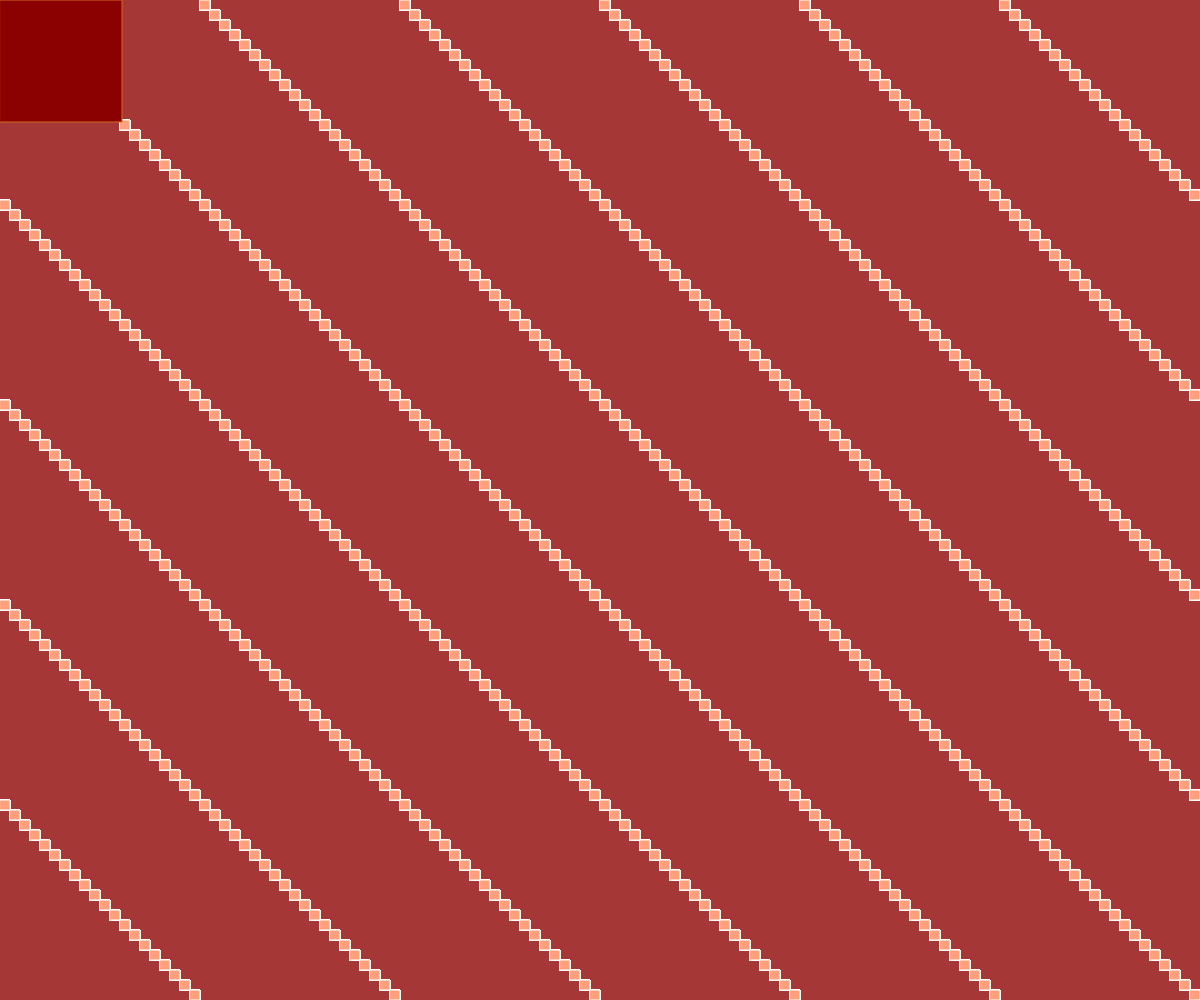
Frame 1 (no input)
Frame 60 (no input): identical to frame 1, image omitted
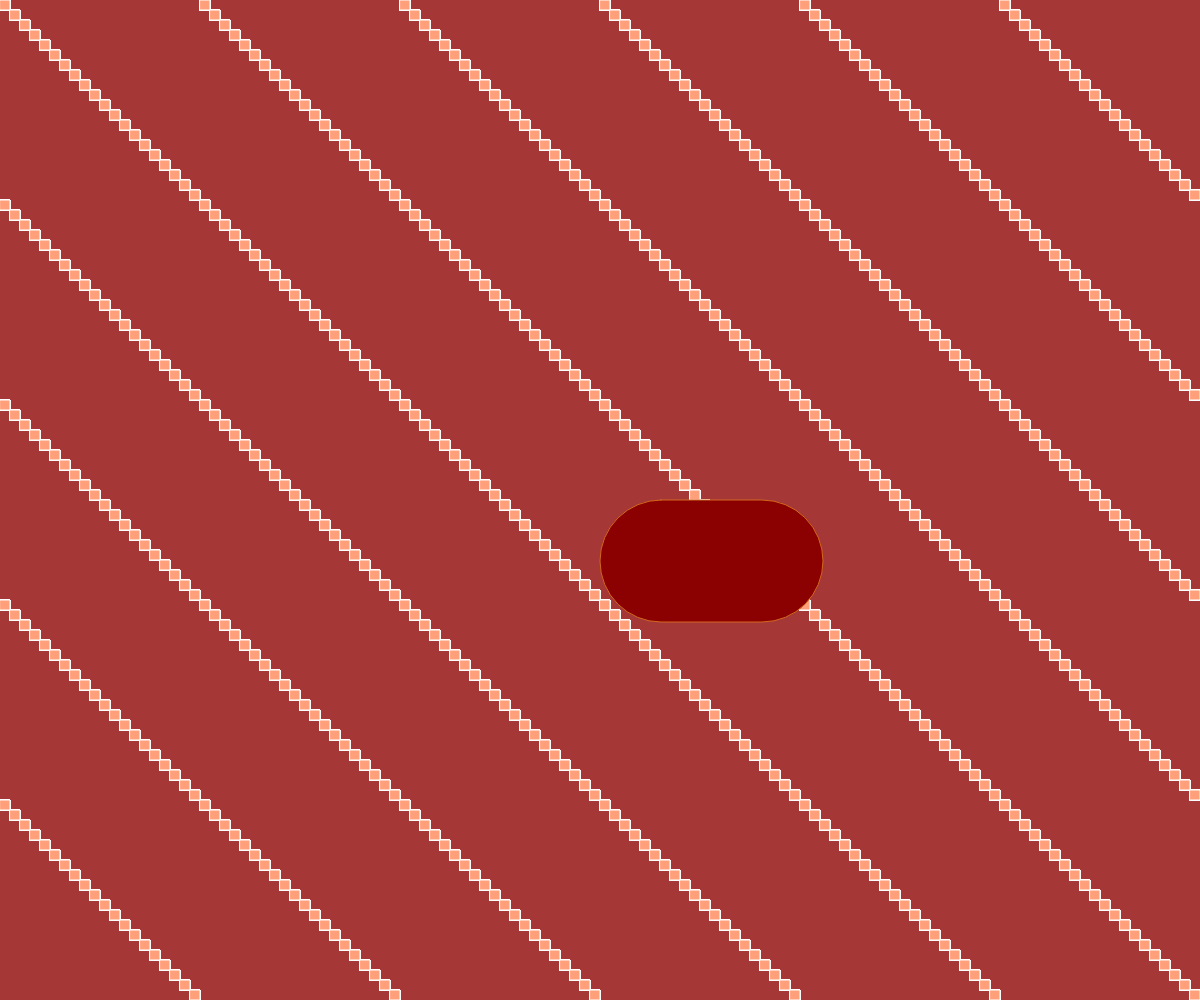
Frame 120 (the mouse pressed at the canvas centre since frame 60)

The p5.js sketch that drew these frames (run headless with seeded random() and noise() and a simulated clock; from frame 60 on, the mouse is pressed at the canvas centre):

// p5.js sketch
// ── sketch.js


function setup(){
    createCanvas(windowWidth,windowHeight);
}

function draw(){
    background(166, 55, 55);
    fill('LightSalmon');
    stroke('white');
    for(var i = 0; i < 10000; i++){
        rect((i*10)%width,(i*10)%height,10,10);
    }
    
    fill('darkred');
    stroke('Chocolate');
    if(mouseX < 200){
        rect(mouseX,mouseY,122,122
        );
    }else{
        rect(mouseX,mouseY,223,122,517);
    }
}
